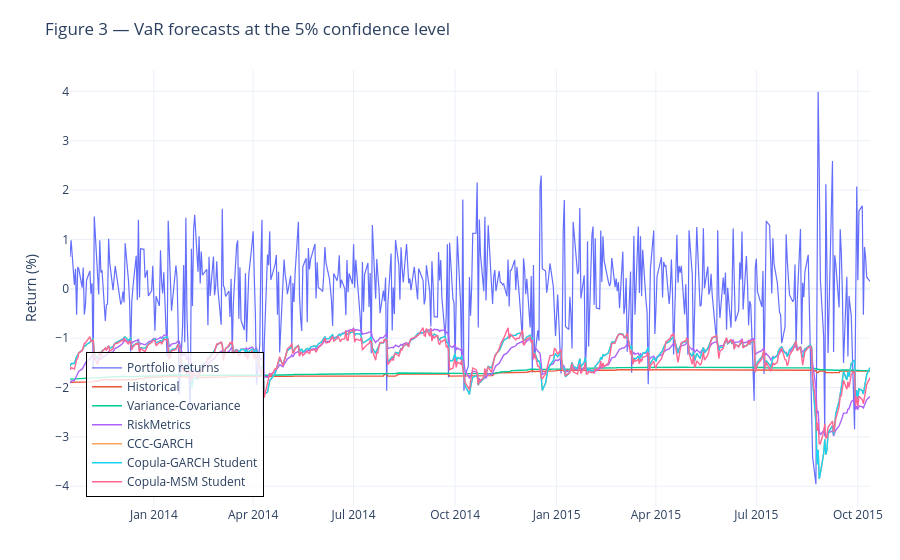

The code cell stored with this chart in its notebook:
### Markdown cell above
### 7.7 VaR 5% - Graph

### Code cell
fig3 = plot_var_forecasts(
    portfolio_returns=portfolio_ret_oos.rename("Portfolio returns"),
    var_forecasts=var_panel_fig,
    output_path=REPORTS_DIR / "figures" / "figure_3_var_5pct.html",
    title="Figure 3 — VaR forecasts at the 5% confidence level",
    positive_loss_var=False,
)

fig3.show()

### Figure 1 — Plotly figure (JSON) as saved in the notebook; plotly's stock layout.template omitted (floating-point values rounded to 4 significant figures; data arrays with more than 128 entries replaced by an {"elided": "..."} marker saying what was removed)
{"data": [{"line": {"width": 1.2}, "mode": "lines", "name": "Portfolio returns", "type": "scatter", "x": {"elided": "500 str values"}, "y": {"elided": "500 float values"}}, {"line": {"width": 1.4}, "mode": "lines", "name": "Historical", "type": "scatter", "x": {"elided": "500 str values"}, "y": {"elided": "500 float values"}}, {"line": {"width": 1.4}, "mode": "lines", "name": "Variance-Covariance", "type": "scatter", "x": {"elided": "500 str values"}, "y": {"elided": "500 float values"}}, {"line": {"width": 1.4}, "mode": "lines", "name": "RiskMetrics", "type": "scatter", "x": {"elided": "500 str values"}, "y": {"elided": "500 float values"}}, {"line": {"width": 1.4}, "mode": "lines", "name": "CCC-GARCH", "type": "scatter", "x": {"elided": "500 str values"}, "y": {"elided": "500 float values"}}, {"line": {"width": 1.4}, "mode": "lines", "name": "Copula-GARCH Student", "type": "scatter", "x": {"elided": "500 str values"}, "y": {"elided": "500 float values"}}, {"line": {"width": 1.4}, "mode": "lines", "name": "Copula-MSM Student", "type": "scatter", "x": {"elided": "500 str values"}, "y": {"elided": "500 float values"}}], "layout": {"hovermode": "x unified", "legend": {"bgcolor": "rgba(255,255,255,0.8)", "bordercolor": "black", "borderwidth": 1, "x": 0.02, "xanchor": "left", "y": 0.02, "yanchor": "bottom"}, "margin": {"b": 50, "l": 70, "r": 30, "t": 70}, "title": {"text": "Figure 3 — VaR forecasts at the 5% confidence level"}, "xaxis": {"title": {"text": ""}}, "yaxis": {"title": {"text": "Return (%)"}}}}
